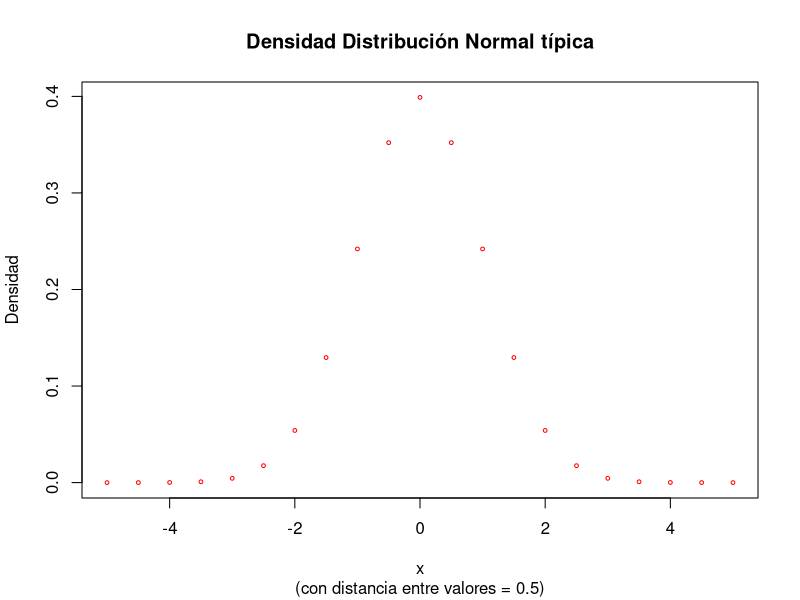
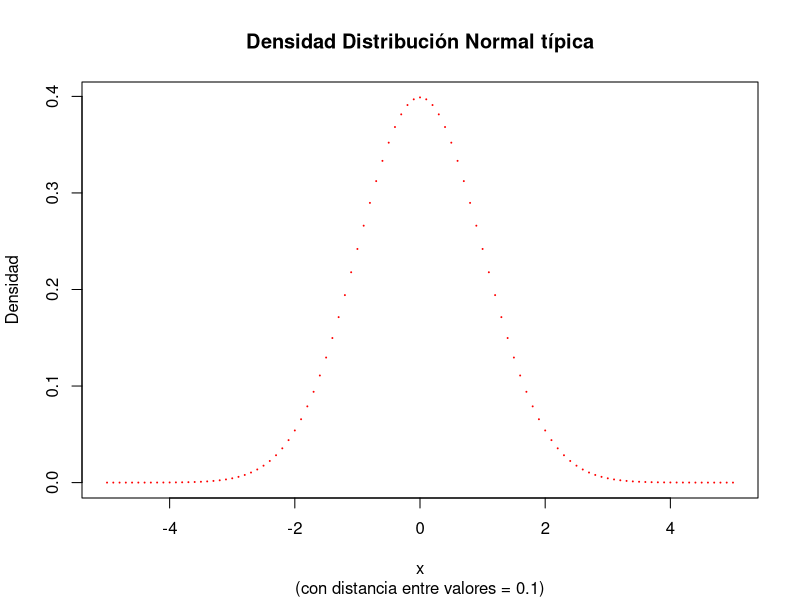
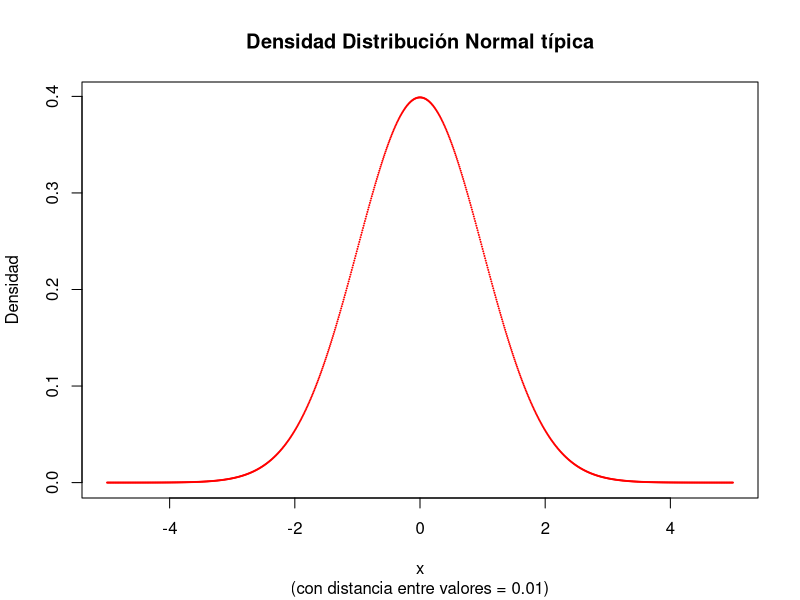
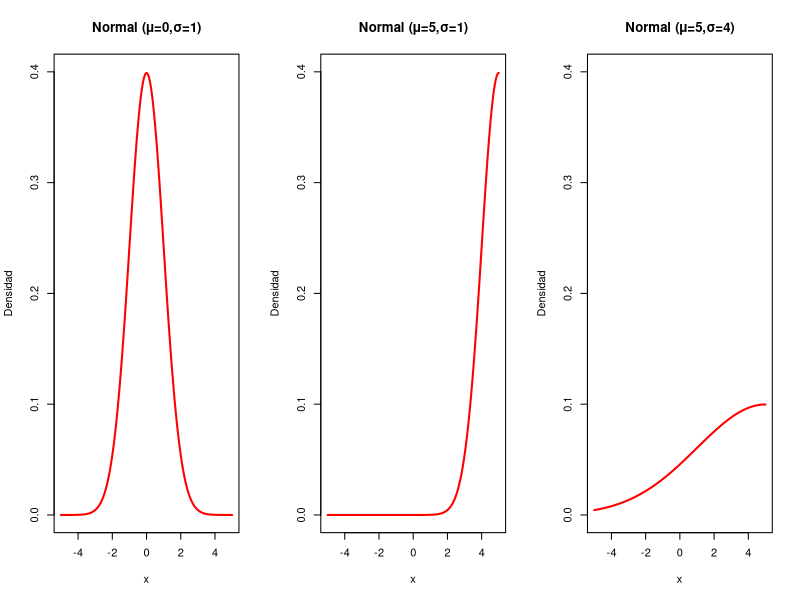

Write R code to recreate these figures, in order.
# Función que genera densidades de una normal
dist_normal <- function(mu = 0,sigma = 1,delta){
  x <- seq(-5, 5, by = delta) # valores de x de -5 a 5
  probs <- (1/(sqrt(2*pi)*sigma)) * exp(-((x - mu)^2)/(2*sigma^2)) 
  return(list(x = x, probs = probs)) # devuelve lista con x y densidades
}

# Grafica la normal con diferentes distancias entre los puntos
delta <- c(0.5, 0.1, 0.01)
for(d in delta){
  dt <- dist_normal(0,1,d)
  plot(dt$x, dt$probs, col = "red", xlab = "x", ylab = "Densidad",
       cex = d, main = "Densidad Distribución Normal típica",
       sub = paste0("(con distancia entre valores = ", d, ")"))
}

# Prepara ventana para 3 gráficos juntos
par(mfrow = c(1,3)) 

# Diferentes combinaciones de media y desviación
parametros <- list(
  c(mu = 0, sigma = 1),
  c(mu = 5, sigma = 1),
  c(mu = 5, sigma = 4)
)

for(p in parametros){
  mu <- p["mu"]
  sigma <- p["sigma"]
  dt <- dist_normal(mu, sigma, delta = 0.01)
  plot(dt$x, dt$probs, col = "red", xlab = "x", ylab = "Densidad", type = "l",
       lwd = 2, ylim = c(0, 0.4), main = paste0("Normal (μ=", mu, ",σ=", sigma, ")"))
}

